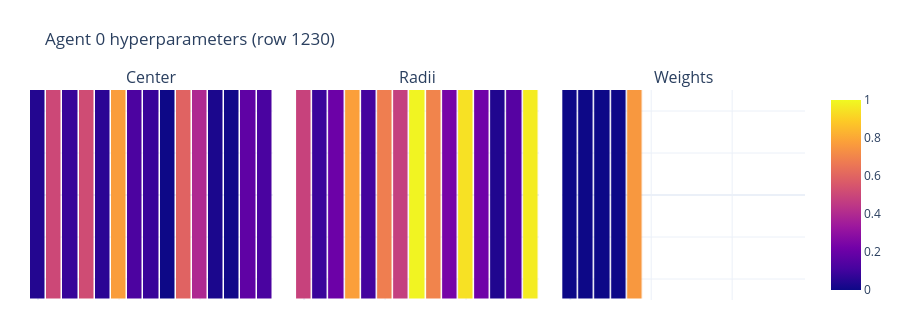
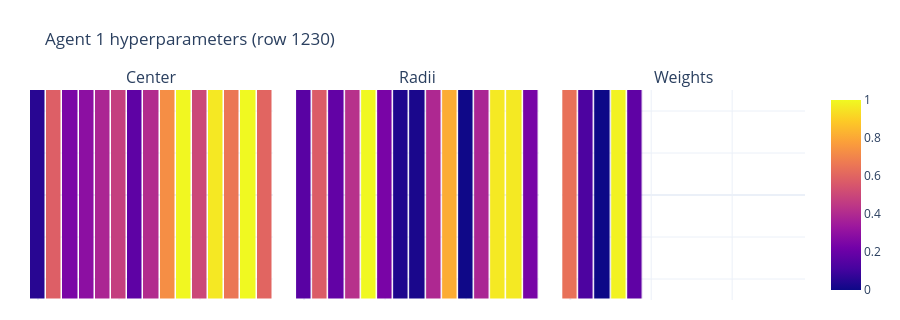
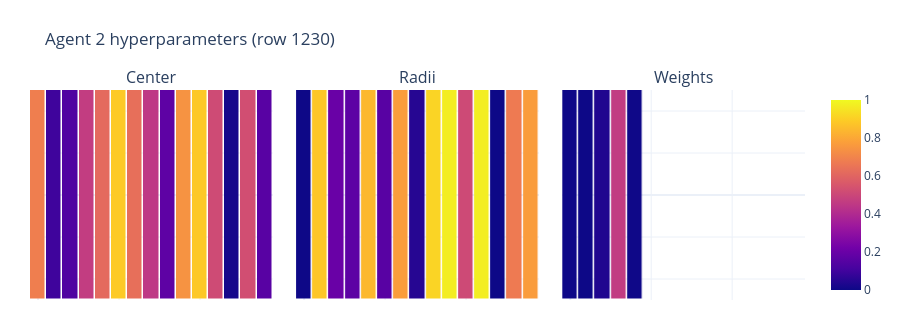

Notebook source saved alongside these figures, in order:
### Code cell
from __future__ import annotations

import re
from pathlib import Path
from typing import Sequence

import numpy as np
import pandas as pd
import plotly.graph_objects as go
from plotly.subplots import make_subplots


def _agent_columns(columns: Sequence[str], prefix: str, agent: int) -> list[str]:
    """Return sorted columns matching `<prefix> <agent> <index>`."""
    pattern = re.compile(rf"^{re.escape(prefix)}\s+{agent}\s+(\d+)$")
    matched = [
        (int(match.group(1)), column)
        for column in columns
        if (match := pattern.match(column))
    ]
    matched.sort(key=lambda item: item[0])
    return [column for _, column in matched]


def visualize_agent_hyperparameters(
    filepath: str | Path,
    agent: int,
    row_index: int,
    *,
    colorscale: str = "RdBu",
    show: bool = True,
    fig_title: str | None = None,
    outline_gap: float = 1.0,
    background_color: str = "white",
) -> go.Figure:
    """
    Visualise the center, radii and weights hyperparameters for one agent-row in uniform heatmap boxes.
    """
    path = Path(filepath)
    if not path.is_file():
        raise FileNotFoundError(f"Could not find reference set at {path}")

    df = pd.read_csv(path)

    if not (0 <= row_index < len(df)):
        raise IndexError(
            f"row_index {row_index} is out of bounds (data contains {len(df)} rows)"
        )

    row = df.iloc[row_index]
    hyperparameter_types = ["center", "radii", "weights"]
    columns_per_type = {
        prefix: _agent_columns(df.columns, prefix, agent)
        for prefix in hyperparameter_types
    }

    if any(not cols for cols in columns_per_type.values()):
        missing = [prefix for prefix, cols in columns_per_type.items() if not cols]
        raise ValueError(
            f"No columns found for {', '.join(missing)} (agent {agent})."
        )

    max_columns = max(len(cols) for cols in columns_per_type.values())

    data_for_plotting: list[tuple[str, np.ndarray]] = []
    for prefix in hyperparameter_types:
        cols = columns_per_type[prefix]
        values = pd.to_numeric(row[cols], errors="coerce").to_numpy(dtype=float)

        if prefix == "center":
            values = (values + 1) / 2
            np.clip(values, 0, 1, out=values)

        padded = np.full(max_columns, np.nan, dtype=float)
        padded[: len(values)] = values
        data_for_plotting.append((prefix.capitalize(), padded.reshape(1, -1)))

    fig = make_subplots(
        rows=1,
        cols=len(data_for_plotting),
        shared_yaxes=False,
        horizontal_spacing=0.03,
        subplot_titles=[title for title, _ in data_for_plotting],
        column_widths=[1.0 / len(data_for_plotting)] * len(data_for_plotting),
    )

    for col_id, (title, matrix) in enumerate(data_for_plotting, start=1):
        fig.add_trace(
            go.Heatmap(
                z=matrix,
                colorscale=colorscale,
                zmin=0,
                zmax=1,
                hoverinfo="skip",
                xgap=outline_gap,
                ygap=outline_gap,
                zsmooth=False,
                showscale=(col_id == 1),  # show only on the first heatmap

            ),
            row=1,
            col=col_id,
        )
        fig.update_xaxes(showticklabels=False, row=1, col=col_id, range=[-0.5, max_columns - 0.5])
        fig.update_yaxes(showticklabels=False, row=1, col=col_id)

    fig.update_layout(
        title=fig_title or f"Agent {agent} hyperparameters (row {row_index})",
        height=320,
        width=900,
        margin=dict(t=90, b=20, l=30, r=30),
        template="plotly_white",
        paper_bgcolor=background_color,
        plot_bgcolor=background_color,
    )

    if show:
        fig.show()


    return fig




for agent_id in range(5):
    visualize_agent_hyperparameters(
        filepath="data/temporary/MOMA_DATA/200k/MOMA_combined_reference_set_9_islands.csv",
        agent=agent_id,
        row_index=1230,
        colorscale="plasma",
        outline_gap=1.5,
        show=True,
    )

# visualize_agent_hyperparameters(
#     filepath="data/temporary/MOMA_DATA/200k/MOMA_combined_reference_set_9_islands.csv",
#     agent=0,
#     row_index=1230,
#     colorscale="viridis",
#     outline_gap=1.5,
#     show=False,
# )

### Figure 1 — Plotly figure (JSON) as saved in the notebook; plotly's stock layout.template omitted (floating-point values rounded to 4 significant figures)
{"data": [{"colorscale": [[0, "#0d0887"], [0.1111, "#46039f"], [0.2222, "#7201a8"], [0.3333, "#9c179e"], [0.4444, "#bd3786"], [0.5556, "#d8576b"], [0.6667, "#ed7953"], [0.7778, "#fb9f3a"], [0.8889, "#fdca26"], [1, "#f0f921"]], "hoverinfo": "skip", "showscale": true, "type": "heatmap", "xaxis": "x", "xgap": 1.5, "yaxis": "y", "ygap": 1.5, "z": [[0.04266, 0.505, 0.08418, 0.5172, 0.05802, 0.7716, 0.1263, 0.08618, 5.111e-06, 0.5955, 0.3927, 0.02726, 0.01062, 0.1731, 0.1224]], "zmax": 1, "zmin": 0, "zsmooth": false}, {"colorscale": [[0, "#0d0887"], [0.1111, "#46039f"], [0.2222, "#7201a8"], [0.3333, "#9c179e"], [0.4444, "#bd3786"], [0.5556, "#d8576b"], [0.6667, "#ed7953"], [0.7778, "#fb9f3a"], [0.8889, "#fdca26"], [1, "#f0f921"]], "hoverinfo": "skip", "showscale": false, "type": "heatmap", "xaxis": "x2", "xgap": 1.5, "yaxis": "y2", "ygap": 1.5, "z": [[0.4837, 0.09041, 0.2075, 0.7773, 0.1071, 0.6807, 0.4745, 0.9881, 0.6977, 0.2353, 0.9441, 0.2179, 0.03622, 0.152, 0.9691]], "zmax": 1, "zmin": 0, "zsmooth": false}, {"colorscale": [[0, "#0d0887"], [0.1111, "#46039f"], [0.2222, "#7201a8"], [0.3333, "#9c179e"], [0.4444, "#bd3786"], [0.5556, "#d8576b"], [0.6667, "#ed7953"], [0.7778, "#fb9f3a"], [0.8889, "#fdca26"], [1, "#f0f921"]], "hoverinfo": "skip", "showscale": false, "type": "heatmap", "xaxis": "x3", "xgap": 1.5, "yaxis": "y3", "ygap": 1.5, "z": [[0.0003564, 6.457e-05, 0.0002854, 6.372e-06, 0.7574, NaN, NaN, NaN, NaN, NaN, NaN, NaN, NaN, NaN, NaN]], "zmax": 1, "zmin": 0, "zsmooth": false}], "layout": {"annotations": [{"font": {"size": 16}, "showarrow": false, "text": "Center", "x": 0.1567, "xanchor": "center", "xref": "paper", "y": 1, "yanchor": "bottom", "yref": "paper"}, {"font": {"size": 16}, "showarrow": false, "text": "Radii", "x": 0.5, "xanchor": "center", "xref": "paper", "y": 1, "yanchor": "bottom", "yref": "paper"}, {"font": {"size": 16}, "showarrow": false, "text": "Weights", "x": 0.8433, "xanchor": "center", "xref": "paper", "y": 1, "yanchor": "bottom", "yref": "paper"}], "height": 320, "margin": {"b": 20, "l": 30, "r": 30, "t": 90}, "paper_bgcolor": "white", "plot_bgcolor": "white", "title": {"text": "Agent 0 hyperparameters (row 1230)"}, "width": 900, "xaxis": {"anchor": "y", "domain": [0, 0.3133], "range": [-0.5, 14.5], "showticklabels": false}, "xaxis2": {"anchor": "y2", "domain": [0.3433, 0.6567], "range": [-0.5, 14.5], "showticklabels": false}, "xaxis3": {"anchor": "y3", "domain": [0.6867, 1.0], "range": [-0.5, 14.5], "showticklabels": false}, "yaxis": {"anchor": "x", "domain": [0, 1], "showticklabels": false}, "yaxis2": {"anchor": "x2", "domain": [0, 1], "showticklabels": false}, "yaxis3": {"anchor": "x3", "domain": [0, 1], "showticklabels": false}}}

### Figure 2 — Plotly figure (JSON) as saved in the notebook; plotly's stock layout.template omitted (floating-point values rounded to 4 significant figures)
{"data": [{"colorscale": [[0, "#0d0887"], [0.1111, "#46039f"], [0.2222, "#7201a8"], [0.3333, "#9c179e"], [0.4444, "#bd3786"], [0.5556, "#d8576b"], [0.6667, "#ed7953"], [0.7778, "#fb9f3a"], [0.8889, "#fdca26"], [1, "#f0f921"]], "hoverinfo": "skip", "showscale": true, "type": "heatmap", "xaxis": "x", "xgap": 1.5, "yaxis": "y", "ygap": 1.5, "z": [[0.05287, 0.5804, 0.247, 0.2908, 0.3824, 0.4728, 0.1711, 0.4079, 0.7279, 0.9945, 0.5019, 0.9589, 0.6554, 1.0, 0.6018]], "zmax": 1, "zmin": 0, "zsmooth": false}, {"colorscale": [[0, "#0d0887"], [0.1111, "#46039f"], [0.2222, "#7201a8"], [0.3333, "#9c179e"], [0.4444, "#bd3786"], [0.5556, "#d8576b"], [0.6667, "#ed7953"], [0.7778, "#fb9f3a"], [0.8889, "#fdca26"], [1, "#f0f921"]], "hoverinfo": "skip", "showscale": false, "type": "heatmap", "xaxis": "x2", "xgap": 1.5, "yaxis": "y2", "ygap": 1.5, "z": [[0.1585, 0.5729, 0.1818, 0.4231, 0.9968, 0.2395, 0.03415, 0.02535, 0.3926, 0.8115, 0.004747, 0.3805, 0.9613, 0.9623, 0.2393]], "zmax": 1, "zmin": 0, "zsmooth": false}, {"colorscale": [[0, "#0d0887"], [0.1111, "#46039f"], [0.2222, "#7201a8"], [0.3333, "#9c179e"], [0.4444, "#bd3786"], [0.5556, "#d8576b"], [0.6667, "#ed7953"], [0.7778, "#fb9f3a"], [0.8889, "#fdca26"], [1, "#f0f921"]], "hoverinfo": "skip", "showscale": false, "type": "heatmap", "xaxis": "x3", "xgap": 1.5, "yaxis": "y3", "ygap": 1.5, "z": [[0.641, 0.1283, 1.332e-05, 0.9842, 0.1754, NaN, NaN, NaN, NaN, NaN, NaN, NaN, NaN, NaN, NaN]], "zmax": 1, "zmin": 0, "zsmooth": false}], "layout": {"annotations": [{"font": {"size": 16}, "showarrow": false, "text": "Center", "x": 0.1567, "xanchor": "center", "xref": "paper", "y": 1, "yanchor": "bottom", "yref": "paper"}, {"font": {"size": 16}, "showarrow": false, "text": "Radii", "x": 0.5, "xanchor": "center", "xref": "paper", "y": 1, "yanchor": "bottom", "yref": "paper"}, {"font": {"size": 16}, "showarrow": false, "text": "Weights", "x": 0.8433, "xanchor": "center", "xref": "paper", "y": 1, "yanchor": "bottom", "yref": "paper"}], "height": 320, "margin": {"b": 20, "l": 30, "r": 30, "t": 90}, "paper_bgcolor": "white", "plot_bgcolor": "white", "title": {"text": "Agent 1 hyperparameters (row 1230)"}, "width": 900, "xaxis": {"anchor": "y", "domain": [0, 0.3133], "range": [-0.5, 14.5], "showticklabels": false}, "xaxis2": {"anchor": "y2", "domain": [0.3433, 0.6567], "range": [-0.5, 14.5], "showticklabels": false}, "xaxis3": {"anchor": "y3", "domain": [0.6867, 1.0], "range": [-0.5, 14.5], "showticklabels": false}, "yaxis": {"anchor": "x", "domain": [0, 1], "showticklabels": false}, "yaxis2": {"anchor": "x2", "domain": [0, 1], "showticklabels": false}, "yaxis3": {"anchor": "x3", "domain": [0, 1], "showticklabels": false}}}

### Figure 3 — Plotly figure (JSON) as saved in the notebook; plotly's stock layout.template omitted (floating-point values rounded to 4 significant figures)
{"data": [{"colorscale": [[0, "#0d0887"], [0.1111, "#46039f"], [0.2222, "#7201a8"], [0.3333, "#9c179e"], [0.4444, "#bd3786"], [0.5556, "#d8576b"], [0.6667, "#ed7953"], [0.7778, "#fb9f3a"], [0.8889, "#fdca26"], [1, "#f0f921"]], "hoverinfo": "skip", "showscale": true, "type": "heatmap", "xaxis": "x", "xgap": 1.5, "yaxis": "y", "ygap": 1.5, "z": [[0.6823, 0.09843, 0.1359, 0.4657, 0.6179, 0.8887, 0.6335, 0.4501, 0.1718, 0.7418, 0.8843, 0.5134, 0.01703, 0.5257, 0.1555]], "zmax": 1, "zmin": 0, "zsmooth": false}, {"colorscale": [[0, "#0d0887"], [0.1111, "#46039f"], [0.2222, "#7201a8"], [0.3333, "#9c179e"], [0.4444, "#bd3786"], [0.5556, "#d8576b"], [0.6667, "#ed7953"], [0.7778, "#fb9f3a"], [0.8889, "#fdca26"], [1, "#f0f921"]], "hoverinfo": "skip", "showscale": false, "type": "heatmap", "xaxis": "x2", "xgap": 1.5, "yaxis": "y2", "ygap": 1.5, "z": [[0.001212, 0.879, 0.1991, 0.1704, 0.8429, 0.1555, 0.7719, 0.04909, 0.9116, 0.9723, 0.5102, 0.9737, 1e-09, 0.6708, 0.7695]], "zmax": 1, "zmin": 0, "zsmooth": false}, {"colorscale": [[0, "#0d0887"], [0.1111, "#46039f"], [0.2222, "#7201a8"], [0.3333, "#9c179e"], [0.4444, "#bd3786"], [0.5556, "#d8576b"], [0.6667, "#ed7953"], [0.7778, "#fb9f3a"], [0.8889, "#fdca26"], [1, "#f0f921"]], "hoverinfo": "skip", "showscale": false, "type": "heatmap", "xaxis": "x3", "xgap": 1.5, "yaxis": "y3", "ygap": 1.5, "z": [[0.002566, 1e-09, 0.0375, 0.4609, 0.003989, NaN, NaN, NaN, NaN, NaN, NaN, NaN, NaN, NaN, NaN]], "zmax": 1, "zmin": 0, "zsmooth": false}], "layout": {"annotations": [{"font": {"size": 16}, "showarrow": false, "text": "Center", "x": 0.1567, "xanchor": "center", "xref": "paper", "y": 1, "yanchor": "bottom", "yref": "paper"}, {"font": {"size": 16}, "showarrow": false, "text": "Radii", "x": 0.5, "xanchor": "center", "xref": "paper", "y": 1, "yanchor": "bottom", "yref": "paper"}, {"font": {"size": 16}, "showarrow": false, "text": "Weights", "x": 0.8433, "xanchor": "center", "xref": "paper", "y": 1, "yanchor": "bottom", "yref": "paper"}], "height": 320, "margin": {"b": 20, "l": 30, "r": 30, "t": 90}, "paper_bgcolor": "white", "plot_bgcolor": "white", "title": {"text": "Agent 2 hyperparameters (row 1230)"}, "width": 900, "xaxis": {"anchor": "y", "domain": [0, 0.3133], "range": [-0.5, 14.5], "showticklabels": false}, "xaxis2": {"anchor": "y2", "domain": [0.3433, 0.6567], "range": [-0.5, 14.5], "showticklabels": false}, "xaxis3": {"anchor": "y3", "domain": [0.6867, 1.0], "range": [-0.5, 14.5], "showticklabels": false}, "yaxis": {"anchor": "x", "domain": [0, 1], "showticklabels": false}, "yaxis2": {"anchor": "x2", "domain": [0, 1], "showticklabels": false}, "yaxis3": {"anchor": "x3", "domain": [0, 1], "showticklabels": false}}}
